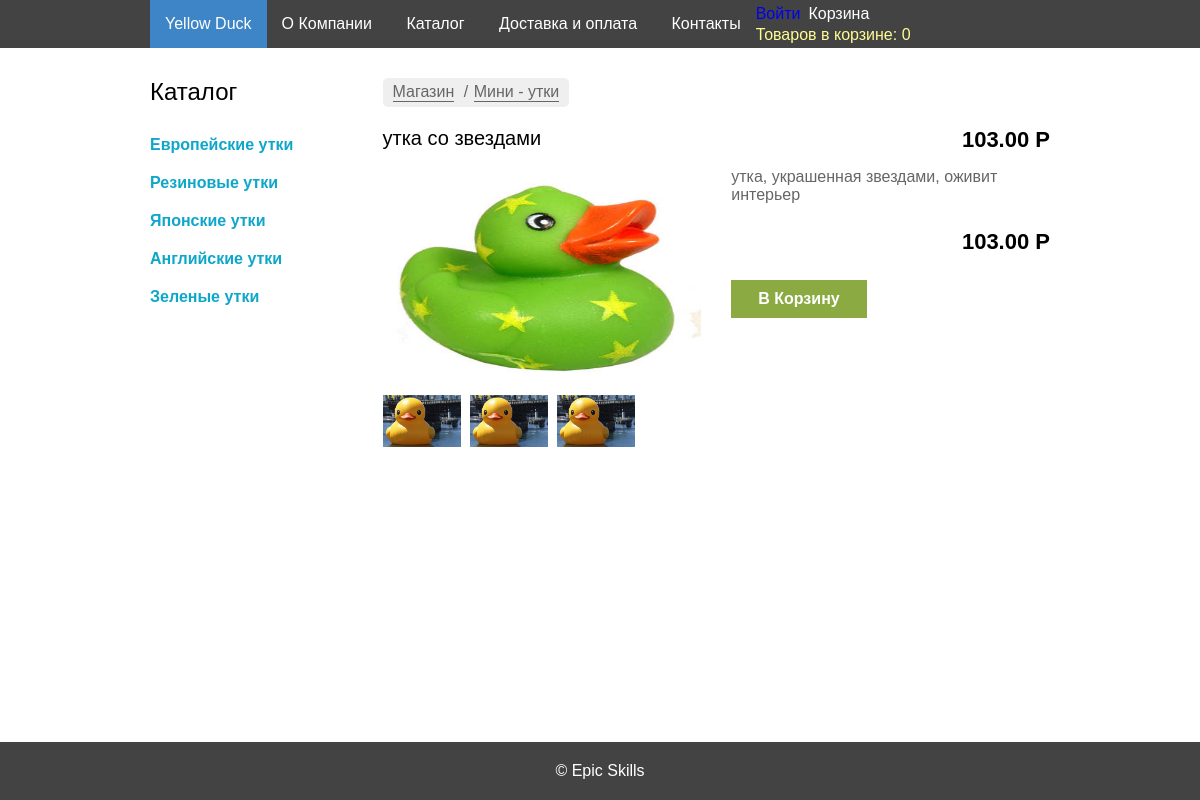
The page /product/?id=64 on the database its author committed.
### tables this page shows
CREATE TABLE `categories` ( 
	`id` Int( 11 ) AUTO_INCREMENT NOT NULL, 
	`title` VarChar( 255 ) NOT NULL, 
	`created_at` DateTime NULL DEFAULT CURRENT_TIMESTAMP, 
	`updated_at` DateTime NULL DEFAULT CURRENT_TIMESTAMP,
	 PRIMARY KEY ( `id` )
 )
CHARACTER SET = utf8
COLLATE = utf8_general_ci;

CREATE TABLE `products` ( 
	`id` Int( 11 ) AUTO_INCREMENT NOT NULL, 
	`title` VarChar( 255 ) NOT NULL, 
	`description` Text NULL, 
	`price` Double( 7, 2 ) NOT NULL, 
	`image_id` Int( 11 ) NOT NULL DEFAULT '1', 
	`created_at` DateTime NULL, 
	`updated_at` DateTime NOT NULL, 
	`category_id` Int( 11 ) NULL,
	 PRIMARY KEY ( `id` )
 )
CHARACTER SET = utf8
COLLATE = utf8_general_ci;

CREATE TABLE `images` ( 
	`id` Int( 11 ) AUTO_INCREMENT NOT NULL, 
	`photo` VarChar( 255 ) NOT NULL, 
	`created_at` DateTime NULL, 
	`updated_at` DateTime NULL,
	 PRIMARY KEY ( `id` )
 )
CHARACTER SET = utf8
COLLATE = utf8_general_ci;

### src/autoload.php (called while the page is built, shortened)
<?php
function autoload($className) {
    $src_path = __DIR__ . '/../src/';
    $className = ltrim($className, '\\');
    $fileName  = '';
    if ($lastNsPos = strrpos($className, '\\')) {
        $namespace = substr($className, 0, $lastNsPos);
        $className = substr($className, $lastNsPos + 1);
        $fileName  = str_replace('\\', DIRECTORY_SEPARATOR, $namespace) . DIRECTORY_SEPARATOR;
    }
    $fileName .= str_replace('_', DIRECTORY_SEPARATOR, $className) . '.php';
}

### src/App/DB/Connection.php (called while the page is built, shortened)
<?php
class Connection {
    private $connection;
    public function __construct($username,$password) {
        try {
            $this->connection = new \PDO(
                'mysql:host=localhost;dbname=duck_store;charset=utf8',
                $username,
                $password
            );
        } catch (\Exception $e) {
            die($e->getMessage());
        }
    }
    public function prepare($sql) {
        return $this->connection->prepare($sql);
    }
}

### src/App/DB/Categories.php (called while the page is built, shortened)
<?php
class Categories {
    public static function getAll(Connection $connection) {
        $cat_stmt = $connection->prepare("SELECT * FROM `categories`");
        $cat_stmt->execute();
        return $cat_stmt->fetchAll(\PDO::FETCH_ASSOC);
    }
}

### src/App/DB/Products.php (called while the page is built, shortened)
<?php
class Products {
    public static function get($id, Connection $connection) {
        $statement = $connection->prepare('SELECT p.id, p.title, p.description, p.price, p.category_id, p.updated_at, i.photo
 FROM `products` p INNER JOIN `images` i ON p.image_id = i.id WHERE p.id = :id');
        $statement->execute([':id' => $id]);
        return $statement->fetch(\PDO::FETCH_ASSOC);
    }
}

### src/templates/_menu.php (the view, shortened to what this page needs)
<aside class="column column3">
	<h2>Каталог</h2>
	<ul class="categories">
        <?php
        foreach ($categories as $_category) {
            echo "<li><a href='"
                . \App\Utilities\Options::URL
                . "/category/?id="
                . $_category['id'] . "'>"
                . $_category['title'] . "</a></li>";
        }
        ?>
	</ul>
</aside>

### src/templates/_item-page.php
<div class=" row clearfix item-heading">
    <h1 class="item-name column column6"><?=$product['title'];?></h1>
    <p class="price column column6"><?=$product['price'];?> P</p>
</div>
<div class="row clearfix">
    <div class="column column6">
        <div class="item-gallery">
           <img src="<?=$product['photo'];?>" alt="уточка">
            <div class="small-images">
                <img src="<?= \App\Utilities\Options::ASSETS_PATH ?>img/item.jpeg" alt="уточка">
                <img src="<?= \App\Utilities\Options::ASSETS_PATH ?>img/item.jpeg" alt="уточка">
                <img src="<?= \App\Utilities\Options::ASSETS_PATH ?>img/item.jpeg" alt="уточка">
            </div>
        </div>
    </div>
    <div class="column column6">
        <p class="item-description">
            <?=$product['description'];?>
        </p>
        <p class="price"><?=$product['price'];?> P</p>
        <div class="order-btns">
            <a href="<?= \App\Utilities\Options::URL ?>/cart/add/?item=<?=$product['id']?>" class="btn-basket">В Корзину</a>
        </div>
    </div>
</div>

### web/css/style.css (style rules this page uses)
* { margin: 0; padding: 0; -webkit-box-sizing: border-box; -moz-box-sizing: border-box; box-sizing: border-box; }
body { background-color: #fff; width: 100%; }
.clearfix::after { content: ''; display: table; clear: both; }
.row { margin-left: -15px; margin-right: -15px; }
.column { position: relative; min-height: 1px; padding-left: 15px; padding-right: 15px; float: left; }
.column3 { width: 25%; }
.column6 { width: 50%; }
a { text-decoration: none; }
li { list-style-type: none; }
p { font-size: 16px; }
h1,h2,h3 { font-weight: normal; }
h2 { font-size: 24px; margin-bottom: 20px; }
nav li,nav li a,.btn-basket { display: inline-block; }
aside a { display: block; color: #0ea7c9; padding: 10px 0; font-size: 16px; font-weight: bold; }
.btn-basket { background-color: #8bab42; color: #fff; padding: 10px 27px; font-weight: bold; }
.item-heading { margin-bottom: 15px; }
.item-heading h1 { margin: 0; float: left; font-size: 20px; font-weight: normal; }
.item-heading p { float: right; }
.price { text-align: right; font-weight: bold; font-size: 22px; }
.item-gallery>img { width: 100%; height: 213px; margin-bottom: 10px; }
.small-images img { width: 78px; margin-right: 5px; }
.item-description { color: #666; margin-bottom: 25px; }
.order-btns { margin-top: 25px; }

### rows shown on the page
categories: title "Европейские утки"
categories: title "Резиновые утки"
categories: title "Японские утки"
categories: title "Английские утки"
categories: title "Зеленые утки"
products: title "утка со звездами", price "103.00", image.photo (picture), description "утка, украшенная звездами, оживит интерьер"

### other values the page prints
getProductsInCart() "0"
